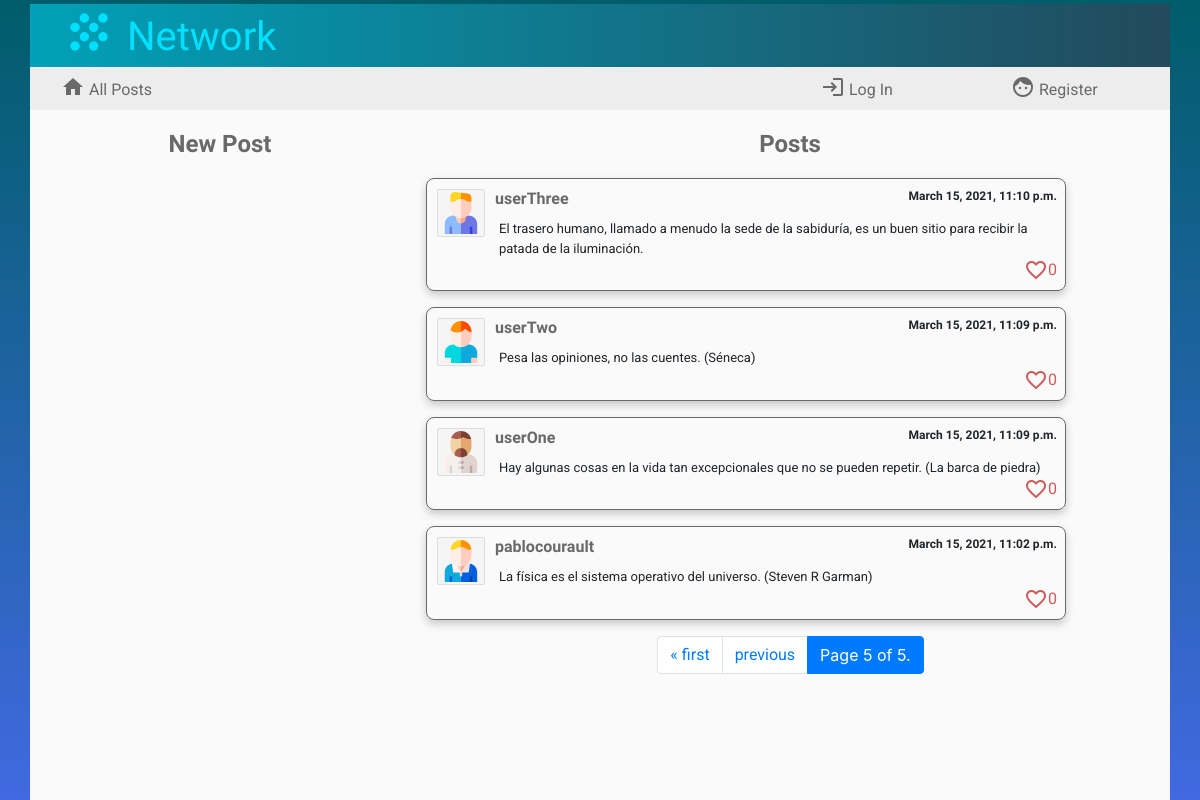
The app's page /?page=5 with its own data.
### network/models.py (models this page shows, shortened)
class Posts(models.Model): # publicación
    usuario = models.ForeignKey(User, on_delete=models.CASCADE, blank=False)
    avatar = models.CharField(max_length=12, blank=False)
    contents = models.TextField(max_length=640, blank=False)
    post_date = models.DateTimeField(blank=False, auto_now_add=True)
    cantidad_megusta = models.IntegerField(default=0)
    megusta = models.ManyToManyField(User, blank=True, related_name="likesto")

class User(AbstractUser):
    pass

### network/views.py (the view)
# urls.py: path("", views.index, name="index"),
def index(request):
    lista_posts = Posts.objects.all().order_by('-post_date')
    paginator = Paginator(lista_posts, 10)
    page_number = request.GET.get('page')
    page_obj = paginator.get_page(page_number)
    if request.user.is_authenticated:
        perfil = Profile.objects.get(usuario=request.user)
        return render(request, "network/index.html",{"perfil": perfil,'page_obj': page_obj})
    else:
        return render(request, "network/index.html",{'page_obj': page_obj})

### network/templates/network/index.html (shortened to what this page needs)
{% extends "network/layout.html" %}
{% load static %}
{% block body %}
<div class="container cuerpo">
    <div class="row">
        <div class="col-4">
           <div class="titleNewPost">New Post</div>
        </div>
        <div class="col-8">
            <div class="titleNewPost">Posts</div>
        </div>
    </div>
    <div class="row" id="principal">
        <div class="col-4">
            {% if user.is_authenticated %}
            <div id="formulario">
            <form id="compose-form">
                <textarea id="compose-post"></textarea>
                <input type="submit" class="btn btn-primary botonenviar" value="Send"/>
            </form>
            <div id="successfully">posted successfully
                <span class="material-icons">
                    sentiment_satisfied_alt
                    </span>
            </div>
            </div>
            {% else %}
            <div id="formulario">
            </div>
            {% endif %}
        </div>
        <div class="col-8" id="posts">
            {% for post in page_obj %}
            <div class="post">
                <div class="postdetails"> <a href="{% url 'profile' post.usuario %}"> <img src="/static/network/avatars/{{post.avatar}}" class="postavatar"> <text class="postname">{{post.usuario}}</text> </a> <text class="postdate">{{post.post_date}}</text></div>
                <div class="postcontents">{{post.contents}}</div>
                {% if user.is_authenticated %}
                <div class="postlikes">
                <i class="material-icons iconlikes identity" data-identity='{{post.id}}' style="cursor: pointer" id='icon{{post.id}}'>
                    {% if user in post.megusta.all %}
                        favorite
                    {% else %}
                        favorite_border
                    {% endif %}
                </i>
                <text class="numberlikes" id='text{{post.id}}'>&nbsp;{{post.cantidad_megusta}}</text></div>
                {% else %}
                <div class="postlikes"><i class="material-icons iconlikes">favorite_border</i><text class="numberlikes">{{post.cantidad_megusta}}</text></div>
                {% endif %}
            </div>
            {% endfor %}
            <nav aria-label="...">
                <ul class="pagination justify-content-center">
                    {% if page_obj.has_previous %}
                    <li class="page-item"> <a class="page-link" href="?page=1">&laquo; first</a></li>
                    <li class="page-item"> <a class="page-link" href="?page={{ page_obj.previous_page_number }}">previous</a> </li>
                    {% endif %}
                    <li class="page-item active" aria-current="page">
                        <span class="page-link">
                        Page {{ page_obj.number }} of {{ page_obj.paginator.num_pages }}.
                        </span>
                    </li>
                </ul>
            </nav>
        </div>
    </div>
</div>
{% endblock %}

### network/static/network/styles.css (style rules this page uses)
body { background: linear-gradient(to top, RoyalBlue, #005D6A); overflow-y: hidden; padding-top: 4px; }
a { font-family: 'Roboto', sans-serif; color: dimgrey; }
.cuerpo { background: #fafafa; padding-bottom: 8px; }
.titleNewPost { font-family: 'Jura', sans-serif; font-size: 24px; font-weight:700; color: dimgrey; text-align: center; vertical-align: text-bottom; padding-top: 16px; }
#formulario, #posts { padding-top: 16px; padding-left: 16px; }
#posts { overflow-y:scroll; }
.post { height: auto; min-width: 640px; max-width: 640px; border: 1px solid dimgrey; border-radius: 8px; padding: 8px; margin: 0 auto 16px; font-family: 'Roboto', sans-serif; font-size:small; box-shadow: 0px 4px 8px rgba(0, 0, 0, 0.2); display:inline-block; }
.postavatar { border: 1px solid #ddd; padding: 2px; margin: 2px; border-radius: 4%; max-width: 48px; height: auto; background-color: whitesmoke; float:left; }
.postname { font-family: 'Jura', sans-serif; font-size: 16px; font-weight: bolder; padding-left: 8px; }
.postdate { float:right; }
.postdetails { font-family: 'Jura', sans-serif; font-size: 12px; font-weight:700; }
.postcontents { display: -ms-inline-flexbox; margin-left: 64px; margin-top: 8px; }
.postlikes { display:inline-flex; float:right; vertical-align:text-bottom; }
.iconlikes { color: indianred; }
.numberlikes { color: indianred; font-family: 'Roboto', sans-serif; font-size:medium; }

### records on screen
Posts: avatar (picture), usuario "userThree", post_date "March 15, 2021, 11:10 p.m.", contents "El trasero humano, llamado a menudo la sede de la sabiduría, es un buen sitio para recibir la patada de la iluminación.", cantidad_megusta "0"
Posts: avatar (picture), usuario "userTwo", post_date "March 15, 2021, 11:09 p.m.", contents "Pesa las opiniones, no las cuentes. (Séneca)", cantidad_megusta "0"
Posts: avatar (picture), usuario "userOne", post_date "March 15, 2021, 11:09 p.m.", contents "Hay algunas cosas en la vida tan excepcionales que no se pueden repetir. (La barca de piedra)", cantidad_megusta "0"
Posts: avatar (picture), usuario "pablocourault", post_date "March 15, 2021, 11:02 p.m.", contents "La física es el sistema operativo del universo. (Steven R Garman)", cantidad_megusta "0"

### other values on screen
{{ page_obj.number }} "5"
{{ page_obj.paginator.num_pages }} "5"
